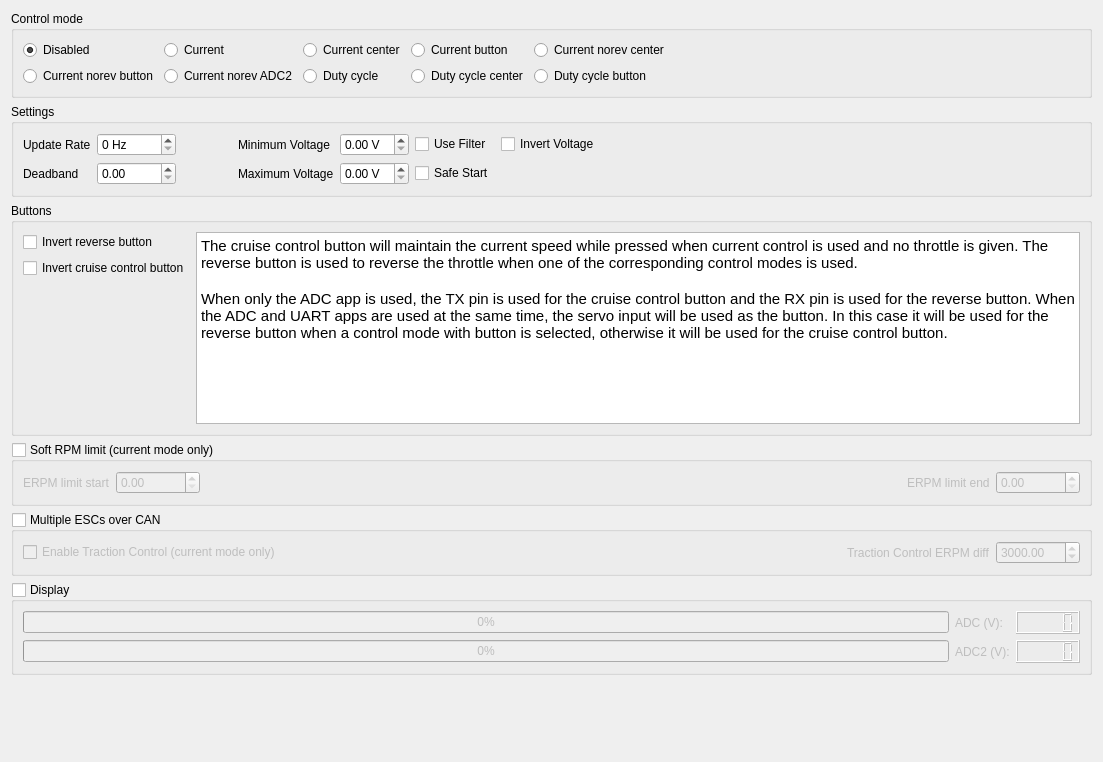
            <widget class="QWidget" name="tab_22">
             <attribute name="title">
              <string>ADC</string>
             </attribute>
             <layout class="QVBoxLayout" name="verticalLayout_16">
              <item>
               <widget class="QGroupBox" name="groupBox_31">
                <property name="title">
                 <string>Control mode</string>
                </property>
                <layout class="QHBoxLayout" name="horizontalLayout_40">
                 <item>
                  <layout class="QGridLayout" name="gridLayout_30">
                   <item row="0" column="3">
                    <widget class="QRadioButton" name="appconfAdcCurrentButtonButton">
                     <property name="text">
                      <string>Current button</string>
                     </property>
                    </widget>
                   </item>
                   <item row="0" column="0">
                    <widget class="QRadioButton" name="appconfAdcDisabledButton">
                     <property name="text">
                      <string>Disabled</string>
                     </property>
                     <property name="checked">
                      <bool>true</bool>
                     </property>
                    </widget>
                   </item>
                   <item row="0" column="4">
                    <widget class="QRadioButton" name="appconfAdcCurrentNorevCenterButton">
                     <property name="text">
                      <string>Current norev center</string>
                     </property>
                    </widget>
                   </item>
                   <item row="1" column="0">
                    <widget class="QRadioButton" name="appconfAdcCurrentNorevButtonButton">
                     <property name="text">
                      <string>Current norev button</string>
                     </property>
                    </widget>
                   </item>
                   <item row="0" column="1">
                    <widget class="QRadioButton" name="appconfAdcCurrentButton">
                     <property name="text">
                      <string>Current</string>
                     </property>
                     <property name="checked">
                      <bool>false</bool>
                     </property>
                    </widget>
                   </item>
                   <item row="0" column="2">
                    <widget class="QRadioButton" name="appconfAdcCurrentCenterButton">
                     <property name="text">
                      <string>Current center</string>
                     </property>
                    </widget>
                   </item>
                   <item row="1" column="4">
                    <widget class="QRadioButton" name="appconfAdcDutyCycleButtonButton">
                     <property name="text">
                      <string>Duty cycle button</string>
                     </property>
                    </widget>
                   </item>
                   <item row="1" column="3">
                    <widget class="QRadioButton" name="appconfAdcDutyCycleCenterButton">
                     <property name="text">
                      <string>Duty cycle center</string>
                     </property>
                    </widget>
                   </item>
                   <item row="1" column="2">
                    <widget class="QRadioButton" name="appconfAdcDutyCycleButton">
                     <property name="text">
                      <string>Duty cycle</string>
                     </property>
                    </widget>
                   </item>
                   <item row="1" column="1">
                    <widget class="QRadioButton" name="appconfAdcCurrentNorevAdcButton">
                     <property name="text">
                      <string>Current norev ADC2</string>
                     </property>
                    </widget>
                   </item>
                  </layout>
                 </item>
                 <item>
                  <spacer name="horizontalSpacer_16">
                   <property name="orientation">
                    <enum>Qt::Horizontal</enum>
                   </property>
                   <property name="sizeHint" stdset="0">
                    <size>
                     <width>411</width>
                     <height>20</height>
                    </size>
                   </property>
                  </spacer>
                 </item>
                </layout>
               </widget>
              </item>
              <item>
               <widget class="QGroupBox" name="groupBox_33">
                <property name="title">
                 <string>Settings</string>
                </property>
                <layout class="QGridLayout" name="gridLayout_33">
                 <item row="0" column="1">
                  <widget class="QSpinBox" name="appconfAdcUpdateRateBox">
                   <property name="suffix">
                    <string> Hz</string>
                   </property>
                   <property name="maximum">
                    <number>10000</number>
                   </property>
                   <property name="singleStep">
                    <number>10</number>
                   </property>
                  </widget>
                 </item>
                 <item row="1" column="1">
                  <widget class="QDoubleSpinBox" name="appconfAdcHystBox">
                   <property name="maximum">
                    <double>1.000000000000000</double>
                   </property>
                   <property name="singleStep">
                    <double>0.050000000000000</double>
                   </property>
                  </widget>
                 </item>
                 <item row="0" column="0">
                  <widget class="QLabel" name="label_78">
                   <property name="text">
                    <string>Update Rate</string>
                   </property>
                  </widget>
                 </item>
                 <item row="0" column="5">
                  <widget class="QCheckBox" name="appconfAdcFilterBox">
                   <property name="toolTip">
                    <string>&lt;html&gt;&lt;head/&gt;&lt;body&gt;&lt;p&gt;Use a median filter to reject niose. This will introduce one sample delay.&lt;/p&gt;&lt;/body&gt;&lt;/html&gt;</string>
                   </property>
                   <property name="text">
                    <string>Use Filter</string>
                   </property>
                  </widget>
                 </item>
                 <item row="1" column="0">
                  <widget class="QLabel" name="label_76">
                   <property name="text">
                    <string>Deadband</string>
                   </property>
                  </widget>
                 </item>
                 <item row="1" column="5">
                  <widget class="QCheckBox" name="appconfAdcSafeStartBox">
                   <property name="toolTip">
                    <string>&lt;html&gt;&lt;head/&gt;&lt;body&gt;&lt;p&gt;Don't give throttle unless the received output has been 0 for at leas 50 pulses. The counter is reset on boot, every time a new configuration is loaded and when a timeout occurs.&lt;/p&gt;&lt;/body&gt;&lt;/html&gt;</string>
                   </property>
                   <property name="text">
                    <string>Safe Start</string>
                   </property>
                  </widget>
                 </item>
                 <item row="0" column="2">
                  <widget class="QWidget" name="widget" native="true">
                   <property name="minimumSize">
                    <size>
                     <width>50</width>
                     <height>0</height>
                    </size>
                   </property>
                  </widget>
                 </item>
                 <item row="0" column="7">
                  <spacer name="horizontalSpacer_18">
                   <property name="orientation">
                    <enum>Qt::Horizontal</enum>
                   </property>
                   <property name="sizeHint" stdset="0">
                    <size>
                     <width>40</width>
                     <height>20</height>
                    </size>
                   </property>
                  </spacer>
                 </item>
                 <item row="0" column="4">
                  <widget class="QDoubleSpinBox" name="appconfAdcVoltageStartBox">
                   <property name="suffix">
                    <string> V</string>
                   </property>
                   <property name="maximum">
                    <double>10.000000000000000</double>
                   </property>
                   <property name="singleStep">
                    <double>0.010000000000000</double>
                   </property>
                  </widget>
                 </item>
                 <item row="0" column="3">
                  <widget class="QLabel" name="label_77">
                   <property name="text">
                    <string>Minimum Voltage</string>
                   </property>
                  </widget>
                 </item>
                 <item row="1" column="3">
                  <widget class="QLabel" name="label_75">
                   <property name="text">
                    <string>Maximum Voltage</string>
                   </property>
                  </widget>
                 </item>
                 <item row="1" column="4">
                  <widget class="QDoubleSpinBox" name="appconfAdcVoltageEndBox">
                   <property name="suffix">
                    <string> V</string>
                   </property>
                   <property name="maximum">
                    <double>20.000000000000000</double>
                   </property>
                   <property name="singleStep">
                    <double>0.010000000000000</double>
                   </property>
                  </widget>
                 </item>
                 <item row="0" column="6">
                  <widget class="QCheckBox" name="appconfAdcInvertVoltageBox">
                   <property name="text">
                    <string>Invert Voltage</string>
                   </property>
                  </widget>
                 </item>
                </layout>
               </widget>
              </item>
              <item>
               <widget class="QGroupBox" name="groupBox_36">
                <property name="title">
                 <string>Buttons</string>
                </property>
                <layout class="QGridLayout" name="gridLayout_35">
                 <item row="2" column="0">
                  <widget class="QCheckBox" name="appconfAdcInvertRevButtonBox">
                   <property name="text">
                    <string>Invert reverse button</string>
                   </property>
                  </widget>
                 </item>
                 <item row="3" column="0">
                  <widget class="QCheckBox" name="appconfAdcInvertCcButtonBox">
                   <property name="text">
                    <string>Invert cruise control button</string>
                   </property>
                  </widget>
                 </item>
                 <item row="4" column="0">
                  <spacer name="verticalSpacer_12">
                   <property name="orientation">
                    <enum>Qt::Vertical</enum>
                   </property>
                   <property name="sizeHint" stdset="0">
                    <size>
                     <width>20</width>
                     <height>40</height>
                    </size>
                   </property>
                  </spacer>
                 </item>
                 <item row="2" column="1" rowspan="3">
                  <widget class="QTextBrowser" name="textBrowser_2">
                   <property name="html">
                    <string>&lt;!DOCTYPE HTML PUBLIC &quot;-//W3C//DTD HTML 4.0//EN&quot; &quot;http://www.w3.org/TR/REC-html40/strict.dtd&quot;&gt;
&lt;html&gt;&lt;head&gt;&lt;meta name=&quot;qrichtext&quot; content=&quot;1&quot; /&gt;&lt;style type=&quot;text/css&quot;&gt;
p, li { white-space: pre-wrap; }
&lt;/style&gt;&lt;/head&gt;&lt;body style=&quot; font-family:'Ubuntu'; font-size:11pt; font-weight:400; font-style:normal;&quot;&gt;
&lt;p style=&quot; margin-top:0px; margin-bottom:0px; margin-left:0px; margin-right:0px; -qt-block-indent:0; text-indent:0px;&quot;&gt;The cruise control button will maintain the current speed while pressed when current control is used and no throttle is given. The reverse button is used to reverse the throttle when one of the corresponding control modes is used.&lt;/p&gt;
&lt;p style=&quot;-qt-paragraph-type:empty; margin-top:0px; margin-bottom:0px; margin-left:0px; margin-right:0px; -qt-block-indent:0; text-indent:0px;&quot;&gt;&lt;br /&gt;&lt;/p&gt;
&lt;p style=&quot; margin-top:0px; margin-bottom:0px; margin-left:0px; margin-right:0px; -qt-block-indent:0; text-indent:0px;&quot;&gt;When only the ADC app is used, the TX pin is used for the cruise control button and the RX pin is used for the reverse button. When the ADC and UART apps are used at the same time, the servo input will be used as the button. In this case it will be used for the reverse button when a control mode with button is selected, otherwise it will be used for the cruise control button.&lt;/p&gt;&lt;/body&gt;&lt;/html&gt;</string>
                   </property>
                  </widget>
                 </item>
                </layout>
               </widget>
              </item>
              <item>
               <widget class="QGroupBox" name="appconfAdcRpmLimBox">
                <property name="title">
                 <string>Soft RPM limit (current mode only)</string>
                </property>
                <property name="checkable">
                 <bool>true</bool>
                </property>
                <property name="checked">
                 <bool>false</bool>
                </property>
                <layout class="QGridLayout" name="gridLayout_32">
                 <item row="0" column="1">
                  <widget class="QDoubleSpinBox" name="appconfAdcRpmLimStartBox">
                   <property name="maximum">
                    <double>200000.000000000000000</double>
                   </property>
                   <property name="singleStep">
                    <double>100.000000000000000</double>
                   </property>
                  </widget>
                 </item>
                 <item row="0" column="0">
                  <widget class="QLabel" name="label_73">
                   <property name="text">
                    <string>ERPM limit start</string>
                   </property>
                  </widget>
                 </item>
                 <item row="0" column="4">
                  <widget class="QDoubleSpinBox" name="appconfAdcRpmLimEndBox">
                   <property name="maximum">
                    <double>200000.000000000000000</double>
                   </property>
                   <property name="singleStep">
                    <double>100.000000000000000</double>
                   </property>
                  </widget>
                 </item>
                 <item row="0" column="3">
                  <widget class="QLabel" name="label_74">
                   <property name="text">
                    <string>ERPM limit end</string>
                   </property>
                  </widget>
                 </item>
                 <item row="0" column="2">
                  <spacer name="horizontalSpacer_28">
                   <property name="orientation">
                    <enum>Qt::Horizontal</enum>
                   </property>
                   <property name="sizeHint" stdset="0">
                    <size>
                     <width>40</width>
                     <height>20</height>
                    </size>
                   </property>
                  </spacer>
                 </item>
                </layout>
               </widget>
              </item>
              <item>
               <widget class="QGroupBox" name="appconfAdcMultiGroup">
                <property name="title">
                 <string>Multiple ESCs over CAN</string>
                </property>
                <property name="checkable">
                 <bool>true</bool>
                </property>
                <property name="checked">
                 <bool>false</bool>
                </property>
                <layout class="QHBoxLayout" name="horizontalLayout_41">
                 <item>
                  <widget class="QCheckBox" name="appconfAdcTcBox">
                   <property name="text">
                    <string>Enable Traction Control (current mode only)</string>
                   </property>
                   <property name="checked">
                    <bool>false</bool>
                   </property>
                  </widget>
                 </item>
                 <item>
                  <spacer name="horizontalSpacer_17">
                   <property name="orientation">
                    <enum>Qt::Horizontal</enum>
                   </property>
                   <property name="sizeHint" stdset="0">
                    <size>
                     <width>40</width>
                     <height>20</height>
                    </size>
                   </property>
                  </spacer>
                 </item>
                 <item>
                  <widget class="QLabel" name="label_72">
                   <property name="text">
                    <string>Traction Control ERPM diff</string>
                   </property>
                  </widget>
                 </item>
                 <item>
                  <widget class="QDoubleSpinBox" name="appconfAdcTcErpmBox">
                   <property name="maximum">
                    <double>100000.000000000000000</double>
                   </property>
                   <property name="value">
                    <double>3000.000000000000000</double>
                   </property>
                  </widget>
                 </item>
                </layout>
               </widget>
              </item>
              <item>
               <widget class="QGroupBox" name="appconfAdcUpdateBox">
                <property name="title">
                 <string>Display</string>
                </property>
                <property name="checkable">
                 <bool>true</bool>
                </property>
                <property name="checked">
                 <bool>false</bool>
                </property>
                <layout class="QGridLayout" name="gridLayout_31">
                 <item row="0" column="0">
                  <widget class="QProgressBar" name="appconfAdcDecodedBar">
                   <property name="minimum">
                    <number>0</number>
                   </property>
                   <property name="maximum">
                    <number>1000</number>
                   </property>
                   <property name="value">
                    <number>0</number>
                   </property>
                   <property name="format">
                    <string>%p%</string>
                   </property>
                  </widget>
                 </item>
                 <item row="0" column="2">
                  <widget class="QLCDNumber" name="appconfAdcVoltageNumber">
                   <property name="value" stdset="0">
                    <double>0.000000000000000</double>
                   </property>
                  </widget>
                 </item>
                 <item row="0" column="1">
                  <widget class="QLabel" name="label_79">
                   <property name="text">
                    <string>ADC (V):</string>
                   </property>
                  </widget>
                 </item>
                 <item row="1" column="0">
                  <widget class="QProgressBar" name="appconfAdcDecodedBar2">
                   <property name="maximum">
                    <number>1000</number>
                   </property>
                   <property name="value">
                    <number>0</number>
                   </property>
                  </widget>
                 </item>
                 <item row="1" column="1">
                  <widget class="QLabel" name="lblVoltage2">
                   <property name="text">
                    <string>ADC2 (V):</string>
                   </property>
                  </widget>
                 </item>
                 <item row="1" column="2">
                  <widget class="QLCDNumber" name="appconfAdcVoltageNumber2"/>
                 </item>
                </layout>
               </widget>
              </item>
              <item>
               <spacer name="verticalSpacer_14">
                <property name="orientation">
                 <enum>Qt::Vertical</enum>
                </property>
                <property name="sizeHint" stdset="0">
                 <size>
                  <width>20</width>
                  <height>76</height>
                 </size>
                </property>
               </spacer>
              </item>
             </layout>
            </widget>
